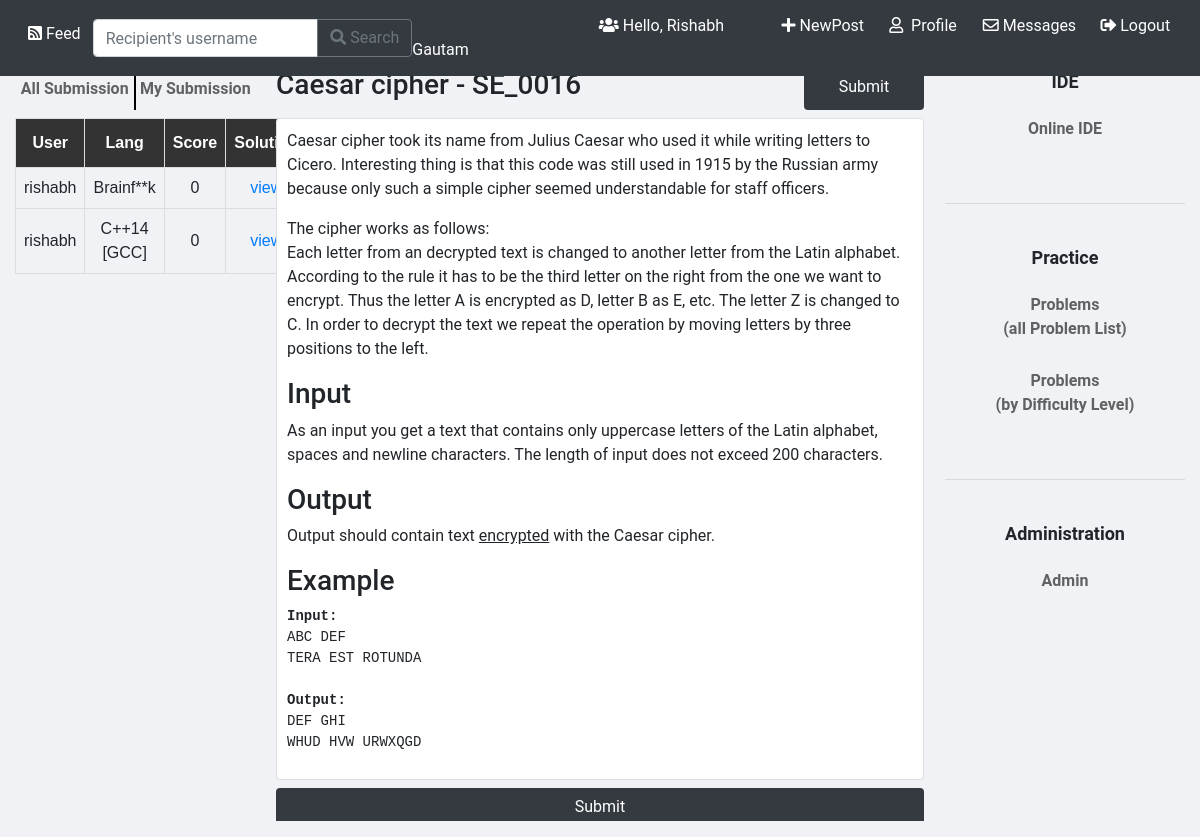
/problem?problemid=57 (signed in), run on the app's committed database.
### application/models.py (models this page shows, shortened)
class User(models.Model):
    name=models.CharField(max_length=200)
    profilepic=models.ImageField(default='profilepic/default.jpg',upload_to='profilepic')
    userid=models.CharField(max_length=200)
    password=models.CharField(max_length=200)
    emailid=models.CharField(max_length=200)
    postct=models.IntegerField(default=0)
    followers=models.IntegerField(default=0)
    following=models.IntegerField(default=0)
    logintime=models.DateTimeField(default=timezone.now)
    score=models.IntegerField(default=0)

class Submission(models.Model):
    submissionid=models.CharField(max_length=200)
    userid=models.CharField(max_length=200)
    problemid=models.CharField(max_length=200)
    problemtitle=models.CharField(max_length=200)
    score=models.IntegerField(default=0)
    status=models.CharField(max_length=200)
    timestamp=models.DateTimeField(default=timezone.now)
    time=models.IntegerField(default=0)
    memory=models.IntegerField(default=0)
    langid=models.IntegerField(default=0)
    langname=models.CharField(max_length=200)

class Problem(models.Model):
    problemid=models.CharField(max_length=200)
    problemcode=models.CharField(max_length=200)
    title=models.CharField(max_length=200)
    description=models.CharField(max_length=5000)
    level=models.CharField(max_length=200)
    totalsub=models.IntegerField(default=0)
    correctsu=models.IntegerField(default=0)
    rate=models.FloatField(default=0)

### application/views.py (the view)
# urls.py: path('problem',problem,name='problem'),
def problem(request):
    problemid=request.GET.get('problemid')
    curproblem=Problem.objects.filter(problemid=problemid)[0]
    curproblem.description=format_html(curproblem.description)
    curuser=User.objects.all().filter(userid=request.session.get('userid'))[0]
    submissions=Submission.objects.filter(problemid=problemid)
    return render(request,'problem.html',{'user':curuser,'problem':curproblem,'subs':submissions})

### application/templates/problem.html (shortened to what this page needs)
{% load static %}
<!DOCTYPE html>
<html lang="en">
<head>
    <link rel="stylesheet" href="https://maxcdn.bootstrapcdn.com/bootstrap/4.0.0/css/bootstrap.min.css"
>
    <link rel="stylesheet" href="https://stackpath.bootstrapcdn.com/bootstrap/4.5.0/css/bootstrap.min.css"
>
    <link rel="stylesheet" href="{% static 'css/bootstrap.min.css' %}">
    <link rel="stylesheet" href="https://use.fontawesome.com/releases/v5.1.0/css/all.css" />
    <link rel="stylesheet" href="{% static 'css/main.css' %}" />
</head>
<body style="background-color: #f0f2f5;">
    <nav class="navbar navbar-expand-lg navbar-dark bg-dark"
        style="position: fixed; width:100%; top: 0px;z-index: 1000;">
        <h3><a class="user btn btn-info" style="background-color: #343a40;border:none"
                onMouseOver="this.style.backgroundColor='#000'" onMouseOut="this.style.backgroundColor='#343a40'"
                href="{% url 'feed' %}"><i class="fas fa-rss-square"></i>&nbsp;Feed</a></h3>
        <form action="search" method="POST">
            <div class="input-group mb-0">
                <input type="text" name="userid" class="form-control" placeholder="Recipient's username"
                    aria-label="Recipient's username" aria-describedby="button-addon2">
                <div class="input-group-append">
                    <button class="btn btn-outline-secondary" id="button-addon2"><i
                            class="fas fa-search"></i>&nbsp;Search</button>
                </div>
            </div>
        </form>
        <span
            style="color:white">&nbsp;&nbsp;&nbsp;&nbsp;&nbsp;&nbsp;&nbsp;&nbsp;&nbsp;&nbsp;&nbsp;&nbsp;&nbsp;&nbsp;&nbsp;&nbsp;
            &nbsp;&nbsp;&nbsp;&nbsp;&nbsp;&nbsp;&nbsp;&nbsp;&nbsp;&nbsp;&nbsp;&nbsp; <i
                class="fas fa-users"></i>&nbsp;Hello, {{user.name}} &nbsp;</span>
                <span><a class="user btn btn-info" style="background-color: #343a40;border:none"
                        onMouseOver="this.style.backgroundColor='#000'" onMouseOut="this.style.backgroundColor='#343a40'"
                        href="{% url 'newpost' %}"> <i class="fas fa-plus"></i>&nbsp;NewPost</a>&nbsp;&nbsp;</span>
        <span><a class="user btn btn-info" style="background-color: #343a40;border:none"
                onMouseOver="this.style.backgroundColor='#000'" onMouseOut="this.style.backgroundColor='#343a40'"
                href="profile?profileid={{user.userid}}"> <i class="far fa-user"></i>
                &nbsp;Profile</a>&nbsp;&nbsp;</span>
        <span><a class="user btn btn-info" style="background-color: #343a40;border:none"
                onMouseOver="this.style.backgroundColor='#000'" onMouseOut="this.style.backgroundColor='#343a40'"
                href="chatbox?profileid={{user.userid}}"> <i
                    class="far fa-envelope"></i>&nbsp;Messages</a>&nbsp;&nbsp;</span>
        <span><a class="user btn btn-info" style="background-color: #343a40;border:none"
                onMouseOver="this.style.backgroundColor='#000'" onMouseOut="this.style.backgroundColor='#343a40'"
                href="{% url 'logout' %}"> <i class="fas fa-sign-out-alt"></i>&nbsp;Logout</a>&nbsp;&nbsp;</span>
    </nav>
    <br><br>
    <div style="display: flex;overflow-y:scroll;height:90%;margin-top:20px;">
        <div style="width:20%;position: fixed;left:15px;">
            <div style="width:100%;display:flex;height:5vh;justify-content: space-between;margin-bottom: 1vh;">
                <button id="btn" style="width:50%;border:none;" id="allsubb" onclick="allsub()">All Submission</button>
                <button id="btn" style="width:50%;border:none;" id="mysubb" onclick="mysub()">My Submission</button>
            </div>
            <div id="allsubs">
                <table id="submission">
                    <tr>
                        <th>User</th>
                        <th>Lang</th>
                        <th>Score</th>
                        <th>Solution</th>
                    </tr>
                    {% for each in subs %}
                    <tr>
                        <td>{{each.userid}}</td>
                        <td>{{each.langname}}</td>
                        <td>{{each.score}}</td>
                        <td><a href="solution?submissionid={{each.submissionid}}">view</a></td>
                    </tr>
                    {% endfor %}
                </table>
            </div>
        </div>
        <div style="width:55%;margin-right: 23%;margin-left: 23%;">
            <div>
                <div style="display:flex;justify-content: space-between;margin-bottom: 1vh;">
                    <h3>{{problem.title}} - {{problem.problemcode}}</h3>
                    <a class="btn" style="background-color:#343a40;color:white;width:10vw;"
                        href="compiler?problemid={{problem.problemid}}">Submit</a>
                </div>
                <div id="mybody1" class="card" style="padding: 10px 10px 10px 10px;">
                    {{problem.description}}
                </div>
                <a class="btn" style="background-color:#343a40;color:white;width:100%;margin-top: 1vh"
                    href="compiler?problemid={{problem.problemid}}">Submit</a>
            </div>
        </div>
        <div style="align-items:center;text-align: center;width:20%;position: fixed;right: 15px;">
            <p class="side-header">IDE</p>
            <p><a class="btn side-btn" id="btn" href="compiler?problemid=false">Online IDE
                </a></p>
            <br>
            <hr>
            <br>
            <p class="side-header">Practice</p>
            <a class="btn side-btn" id="btn" href="problemlist">Problems <br /> (all Problem List)
            </a></p>
            <p><a class="btn side-btn" id="btn" href="problemlistsort">Problems <br /> (by Difficulty Level)
                </a></p>
            <br>
            <hr>
            <br>
            <p class="side-header">Administration</p>
            <p><a class="btn side-btn" id="btn" href="admin">Admin
                </a></p>
            </div>
    </div>
</body>
</html>

### application/static/css/main.css (style rules this page uses)
html, body { background: #fafafa; height: 100%; width: 100%; font-family: "Roboto", sans-serif; }

### application/templates/problem.html (style rules this page uses)
#submission { font-family: Arial, Helvetica, sans-serif; border-collapse: collapse; width: 100%; }
#submission td, #submission th { border: 1px solid #ddd; padding: 8px; text-align: center; }
#submission th { padding-top: 12px; padding-bottom: 12px; text-align: center; background-color: #333333; color: white; }
#btn { background-color: transparent; border: none; color: black; text-align: center; font-size: 1rem; opacity: 0.6; transition: 0.3s; padding-left: 0; padding-right: 0; font-weight: 600; width: 80%; }
.side-header { font-size: 1.125rem; font-weight: 750; }

### data on the page
User: name "Rishabh Gautam"
Submission: userid "rishabh", langname "Brainf**k", score "0"
Submission: userid "rishabh", langname "C++14 [GCC]", score "0"
Problem: title "Caesar cipher", problemcode "SE_0016", description "Caesar cipher took its name from Julius Caesar who used it while writing letters to Cicero. Interesting thing is that this code was still used in 1915 by the Russian army because only such a simple cipher seemed understandable for staff officers. The cipher works as follows: Each letter from an decrypted text is changed to another letter from the Latin alphabet. According to the rule it has to be the third letter on the right from the one we want to encrypt. Thus the letter A is encrypted as D, letter B as E, etc. The letter Z is changed to C. In order to decrypt the text we repeat the operation by moving letters by three positions to the left. Input As an input you get a text that contains…"
